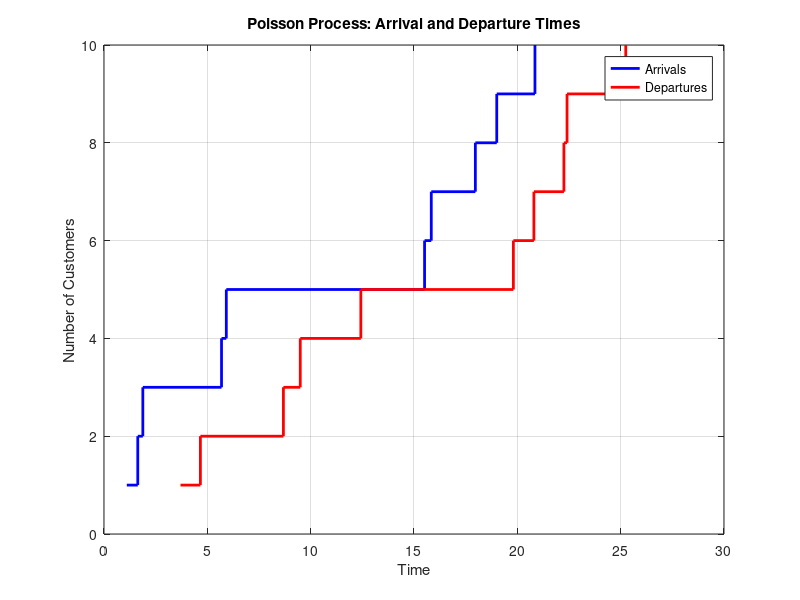
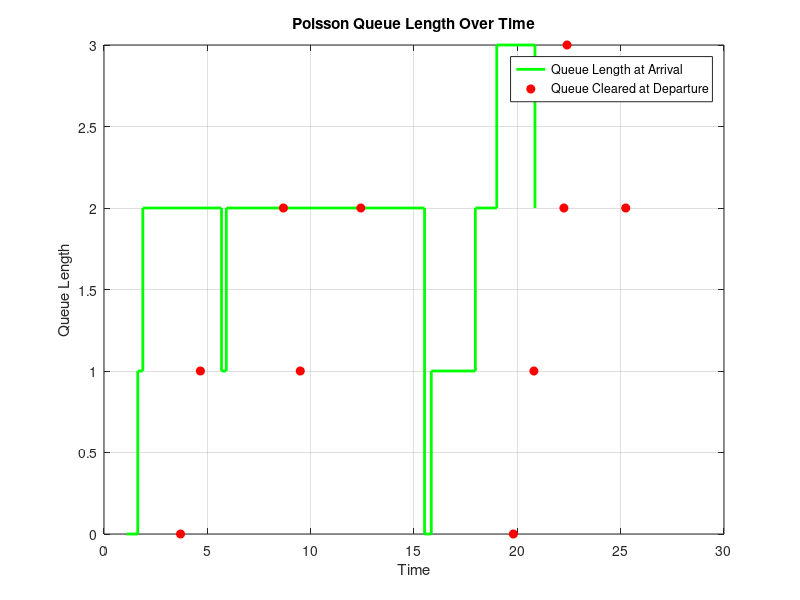

The MATLAB source for these figures, in order:
clc; clear; close all;
lambda_arrival = 1/1.5; 
lambda_service = 1/2.0; 
num_customers = 10; 
inter_arrival_times = exprnd(1/lambda_arrival, num_customers, 1);
service_times = exprnd(1/lambda_service, num_customers, 1);
arrival_times = zeros(num_customers, 1);
service_start_times = zeros(num_customers, 1);
departure_times = zeros(num_customers, 1);
for i = 1:num_customers
    if i == 1
        arrival_times(i) = inter_arrival_times(i);
        service_start_times(i) = arrival_times(i);
    else
        arrival_times(i) = arrival_times(i-1) + inter_arrival_times(i);
        service_start_times(i) = max(arrival_times(i), departure_times(i-1));
    end
    departure_times(i) = service_start_times(i) + service_times(i);
end
fprintf('\n--------------------------------------------------------------------------------\n');
fprintf('| %-10s | %-10s | %-10s | %-10s | %-15s | %-10s |\n', ...
    'Customer', 'IAT', 'AT', 'ST', 'Start Service', 'Departure');
fprintf('--------------------------------------------------------------------------------\n');

for i = 1:num_customers
    fprintf('| %-10d | %-10.2f | %-10.2f | %-10.2f | %-15.2f | %-10.2f |\n', ...
        i, inter_arrival_times(i), arrival_times(i), service_times(i), ...
        service_start_times(i), departure_times(i));
end
fprintf('--------------------------------------------------------------------------------\n');
figure;
stairs(arrival_times, 1:num_customers, 'b', 'LineWidth', 2); hold on;
stairs(departure_times, 1:num_customers, 'r', 'LineWidth', 2);
xlabel('Time');
ylabel('Number of Customers');
title('Poisson Process: Arrival and Departure Times');
legend('Arrivals', 'Departures');
grid on;
queue_length = zeros(num_customers, 1);
for i = 1:num_customers
    queue_length(i) = sum(service_start_times(1:i) > arrival_times(i));
end
figure;
stairs(arrival_times, queue_length, 'g', 'LineWidth', 2);
hold on;
plot(departure_times, queue_length, 'ro', 'MarkerFaceColor', 'r');
xlabel('Time');
ylabel('Queue Length');
title('Poisson Queue Length Over Time');
legend('Queue Length at Arrival', 'Queue Cleared at Departure');
grid on;
